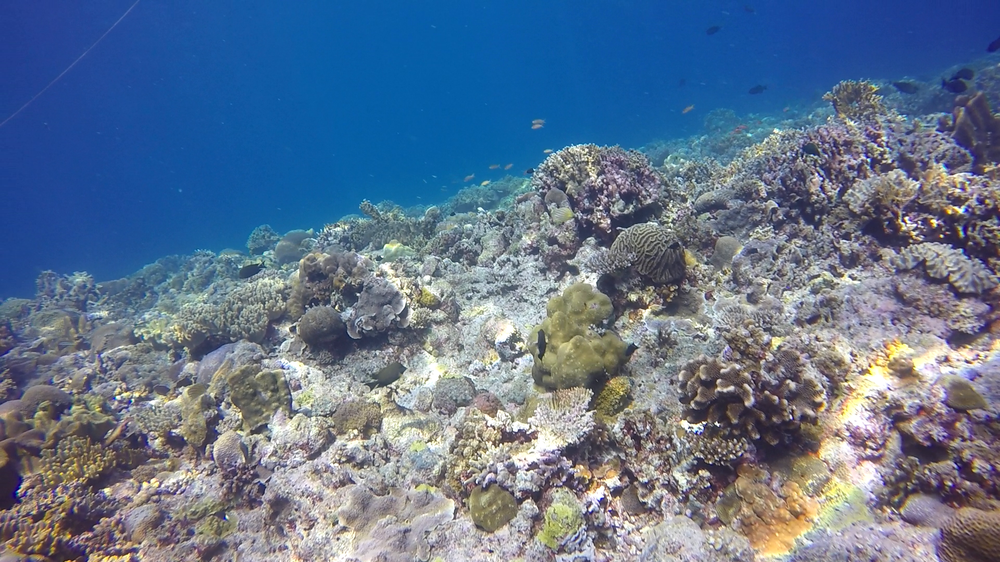
#> input picture image_1.png, 1000 x 562 px, shrunk from 1920 x 1080 before the run
$ python main-2.py   (Python 2 division)   (older library calls are emulated)
#> lines starting #> are read from the running program, lines starting #| are printed output that depends on the picture
import cv2
import numpy as np
from matplotlib import pyplot as plt

MAX_FEATURES = 500
GOOD_MATCH_PERCENT = 0.15
MIN_MATCH_COUNT = 10


img1 = cv2.imread('image_1.png', 0)
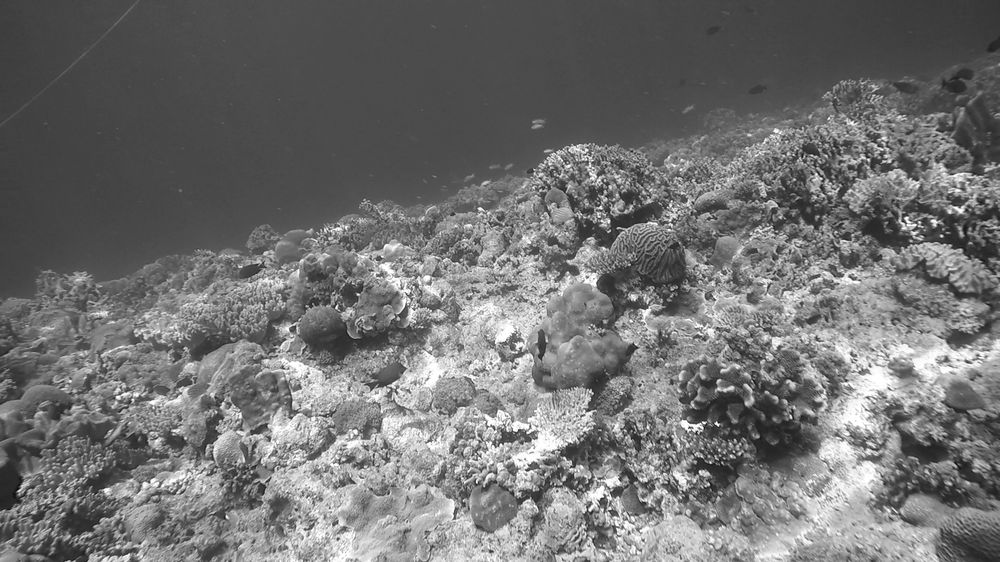
#> img1: shape (562, 1000); min 9, max 255, mean 113
img2 = cv2.imread('image_2.png', 0)
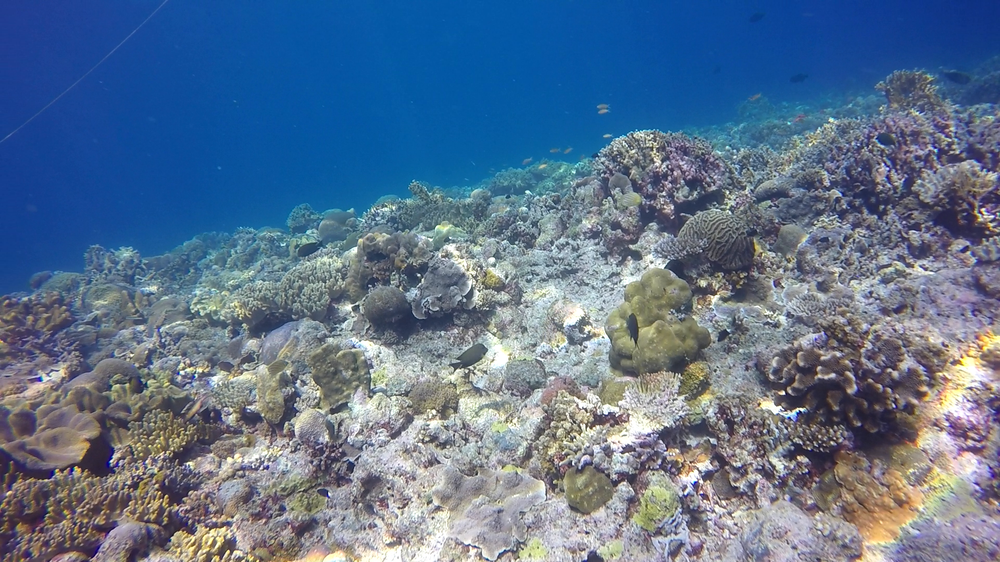
#> input picture image_2.png, 1000 x 562 px, shrunk from 1920 x 1080 before the run
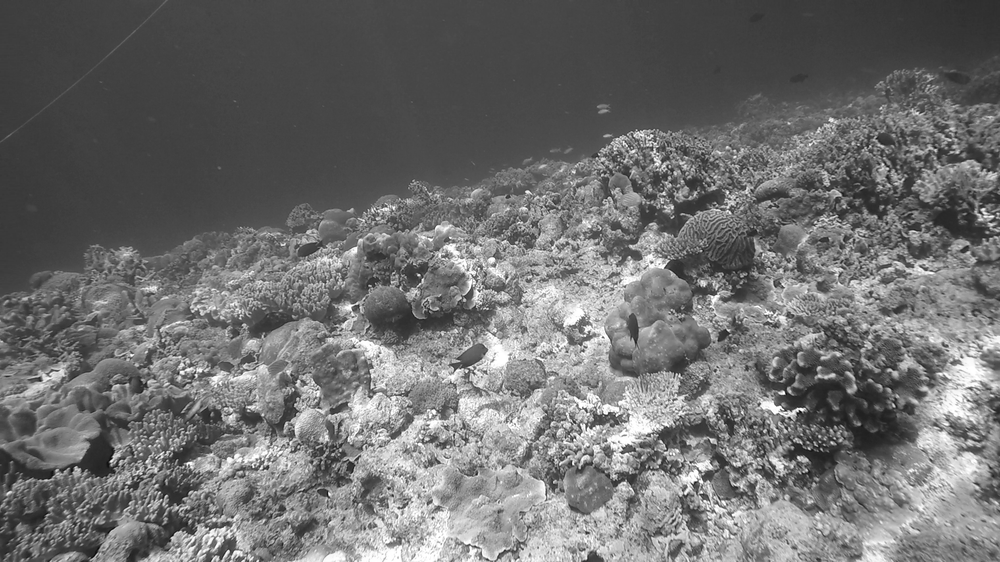
#> img2: shape (562, 1000); min 9, max 255, mean 110.8

# gray1= cv2.cvtColor(img1,cv2.COLOR_BGR2GRAY)
# gray2= cv2.cvtColor(img2,cv2.COLOR_BGR2GRAY)

sift = cv2.xfeatures2d.SIFT_create(MAX_FEATURES)
# kp = sift.detect(gray,None)
kp1, des1 = sift.detectAndCompute(img1,None)
#> kp1 = 500 keypoints; strongest (x, y, size): (717, 424, 2.6), (704, 423, 1.9), (941, 236, 2.1), (358, 294, 1.8)
kp2, des2 = sift.detectAndCompute(img2,None)
#> kp2 = 500 keypoints; strongest (x, y, size): (419, 275, 1.9), (802, 409, 2.6), (228, 552, 2.2), (433, 518, 2)

FLANN_INDEX_KDTREE = 0
index_params = dict(algorithm = FLANN_INDEX_KDTREE, trees = 5)
search_params = dict(checks = 50)

flann = cv2.FlannBasedMatcher(index_params, search_params)

matches = flann.knnMatch(des1,des2,k=2)
#> matches = 500 matches

# store all the good matches as per Lowe's ratio test. RANSAC
good = []
for m,n in matches:
    if m.distance < 0.7*n.distance:
        good.append(m)
#> after the loop, good = 150 matches

if len(good)>MIN_MATCH_COUNT:
    src_pts = np.float32([ kp1[m.queryIdx].pt for m in good ]).reshape(-1,1,2)
#> src_pts = 150 rows, first 8: [906.2, 218.1], [906.2, 218.1], [589.8, 509.7], [442, 295.4], [442, 295.4], [722.1, 370.6], [640.5, 550.1], [639.7, 385.1]
    dst_pts = np.float32([ kp2[m.trainIdx].pt for m in good ]).reshape(-1,1,2)
#> dst_pts = 150 rows, first 8: [982.7, 209.5], [982.7, 209.5], [685.4, 493], [506.4, 277.5], [506.4, 277.5], [822.2, 357.9], [734.7, 534], [715, 370.5]

    M, mask = cv2.findHomography(src_pts, dst_pts, cv2.RANSAC,5.0)
#> M = [[1.01, 0.146, 6.12], [0.00827, 0.987, -19.25], [-3.44e-05, 2.35e-05, 1]]; mask = 150 values, max 1 at index 0, min 0 at index 5, mean 0.513
    matchesMask = mask.ravel().tolist()
#> matchesMask has the same summary as mask

    # [11 lines of commented-out code are left out]
    stereo = cv2.StereoSGBM_create(numDisparities=48, blockSize=21)
    disparity = stereo.compute(img1,img2).astype(np.float32) / 16.0
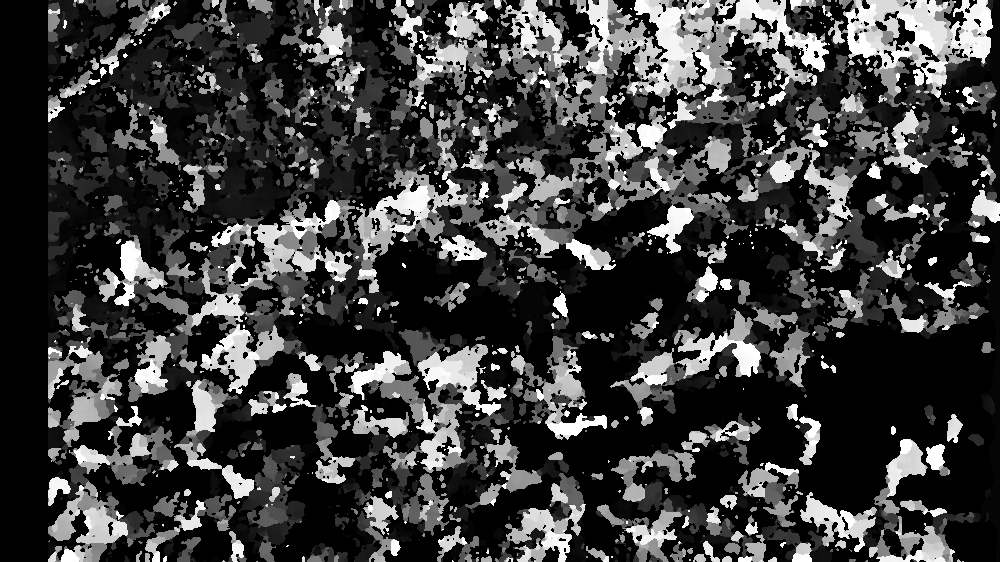
#> disparity: shape (562, 1000) float32; min -1, max 47, mean 10.7; drawn with min black and max white
    plt.imshow(disparity,'gray')
    plt.show()

else:
    print "Not enough matches are found - %d/%d" % (len(good),MIN_MATCH_COUNT)
    matchesMask = None
